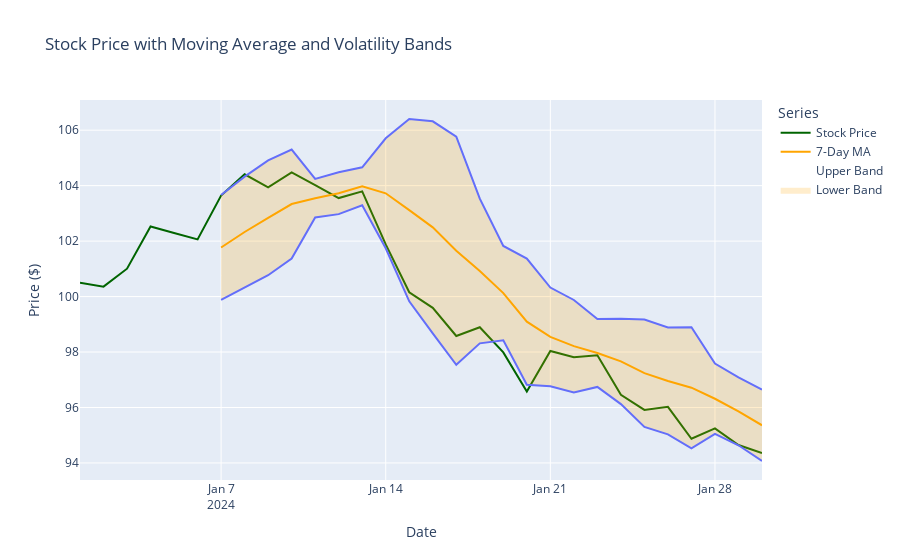

The code cell stored with this chart in its notebook:
### Code cell
import numpy as np

# Generate sample stock data
np.random.seed(42)
dates = pd.date_range(start='2024-01-01', periods=30)
price = 100 + np.cumsum(np.random.normal(0, 1, 30))
ma_7 = pd.Series(price).rolling(window=7).mean()
volatility = pd.Series(price).rolling(window=5).std() * 2

# Create a DataFrame
df = pd.DataFrame({
    'Date': dates,
    'Stock Price': price,
    '7-Day MA': ma_7,
    'Upper Band': ma_7 + volatility,
    'Lower Band': ma_7 - volatility
})

# Melt the DataFrame for Plotly Express
df_melted = df.melt(id_vars=['Date'], 
                     value_vars=['Stock Price', '7-Day MA', 'Upper Band', 'Lower Band'],
                     var_name='Series', value_name='Value')

# Create the figure using plotly express
fig = px.line(df_melted, 
              x='Date', 
              y='Value', 
              color='Series',
              title='Stock Price with Moving Average and Volatility Bands',
              labels={'Value':'Price ($)'})

# Fill the volatility band
fig.add_trace(px.line(df, x='Date', y='Upper Band').data[0])
fig.add_trace(px.line(df, x='Date', y='Lower Band').data[0])

fig.update_traces(fill='tonexty', selector=dict(name="Lower Band"), fillcolor='rgba(255, 165, 0, 0.2)')
fig.update_traces(line=dict(color='darkgreen', width=2), selector=dict(name="Stock Price"))
fig.update_traces(line=dict(color='orange', width=2), selector=dict(name="7-Day MA"))
fig.update_traces(line=dict(width=0), selector=dict(name="Upper Band"))
fig.update_traces(line=dict(width=0), selector=dict(name="Lower Band"))

# Update layout
fig.update_layout(
    hovermode='x unified'
)

fig.show()

### Figure 1 — Plotly figure (JSON) as saved in the notebook; plotly's stock layout.template omitted (floating-point values rounded to 4 significant figures)
{"data": [{"hovertemplate": "Series=Stock Price<br>Date=%{x}<br>Price ($)=%{y}<extra></extra>", "legendgroup": "Stock Price", "line": {"color": "darkgreen", "dash": "solid", "width": 2}, "marker": {"symbol": "circle"}, "mode": "lines", "name": "Stock Price", "orientation": "v", "showlegend": true, "type": "scatter", "x": ["2024-01-01T00:00:00", "2024-01-02T00:00:00", "2024-01-03T00:00:00", "2024-01-04T00:00:00", "2024-01-05T00:00:00", "2024-01-06T00:00:00", "2024-01-07T00:00:00", "2024-01-08T00:00:00", "2024-01-09T00:00:00", "2024-01-10T00:00:00", "2024-01-11T00:00:00", "2024-01-12T00:00:00", "2024-01-13T00:00:00", "2024-01-14T00:00:00", "2024-01-15T00:00:00", "2024-01-16T00:00:00", "2024-01-17T00:00:00", "2024-01-18T00:00:00", "2024-01-19T00:00:00", "2024-01-20T00:00:00", "2024-01-21T00:00:00", "2024-01-22T00:00:00", "2024-01-23T00:00:00", "2024-01-24T00:00:00", "2024-01-25T00:00:00", "2024-01-26T00:00:00", "2024-01-27T00:00:00", "2024-01-28T00:00:00", "2024-01-29T00:00:00", "2024-01-30T00:00:00"], "xaxis": "x", "y": [100.5, 100.4, 101.0, 102.5, 102.3, 102.1, 103.6, 104.4, 103.9, 104.5, 104.0, 103.6, 103.8, 101.9, 100.2, 99.59, 98.58, 98.89, 97.99, 96.57, 98.04, 97.81, 97.88, 96.46, 95.91, 96.02, 94.87, 95.25, 94.65, 94.36], "yaxis": "y"}, {"hovertemplate": "Series=7-Day MA<br>Date=%{x}<br>Price ($)=%{y}<extra></extra>", "legendgroup": "7-Day MA", "line": {"color": "orange", "dash": "solid", "width": 2}, "marker": {"symbol": "circle"}, "mode": "lines", "name": "7-Day MA", "orientation": "v", "showlegend": true, "type": "scatter", "x": ["2024-01-01T00:00:00", "2024-01-02T00:00:00", "2024-01-03T00:00:00", "2024-01-04T00:00:00", "2024-01-05T00:00:00", "2024-01-06T00:00:00", "2024-01-07T00:00:00", "2024-01-08T00:00:00", "2024-01-09T00:00:00", "2024-01-10T00:00:00", "2024-01-11T00:00:00", "2024-01-12T00:00:00", "2024-01-13T00:00:00", "2024-01-14T00:00:00", "2024-01-15T00:00:00", "2024-01-16T00:00:00", "2024-01-17T00:00:00", "2024-01-18T00:00:00", "2024-01-19T00:00:00", "2024-01-20T00:00:00", "2024-01-21T00:00:00", "2024-01-22T00:00:00", "2024-01-23T00:00:00", "2024-01-24T00:00:00", "2024-01-25T00:00:00", "2024-01-26T00:00:00", "2024-01-27T00:00:00", "2024-01-28T00:00:00", "2024-01-29T00:00:00", "2024-01-30T00:00:00"], "xaxis": "x", "y": [null, null, null, null, null, null, 101.8, 102.3, 102.8, 103.3, 103.5, 103.7, 104.0, 103.7, 103.1, 102.5, 101.7, 100.9, 100.1, 99.09, 98.55, 98.21, 97.97, 97.66, 97.24, 96.96, 96.71, 96.32, 95.86, 95.36], "yaxis": "y"}, {"hovertemplate": "Series=Upper Band<br>Date=%{x}<br>Price ($)=%{y}<extra></extra>", "legendgroup": "Upper Band", "line": {"color": "#00cc96", "dash": "solid", "width": 0}, "marker": {"symbol": "circle"}, "mode": "lines", "name": "Upper Band", "orientation": "v", "showlegend": true, "type": "scatter", "x": ["2024-01-01T00:00:00", "2024-01-02T00:00:00", "2024-01-03T00:00:00", "2024-01-04T00:00:00", "2024-01-05T00:00:00", "2024-01-06T00:00:00", "2024-01-07T00:00:00", "2024-01-08T00:00:00", "2024-01-09T00:00:00", "2024-01-10T00:00:00", "2024-01-11T00:00:00", "2024-01-12T00:00:00", "2024-01-13T00:00:00", "2024-01-14T00:00:00", "2024-01-15T00:00:00", "2024-01-16T00:00:00", "2024-01-17T00:00:00", "2024-01-18T00:00:00", "2024-01-19T00:00:00", "2024-01-20T00:00:00", "2024-01-21T00:00:00", "2024-01-22T00:00:00", "2024-01-23T00:00:00", "2024-01-24T00:00:00", "2024-01-25T00:00:00", "2024-01-26T00:00:00", "2024-01-27T00:00:00", "2024-01-28T00:00:00", "2024-01-29T00:00:00", "2024-01-30T00:00:00"], "xaxis": "x", "y": [null, null, null, null, null, null, 103.7, 104.3, 104.9, 105.3, 104.2, 104.5, 104.7, 105.7, 106.4, 106.3, 105.8, 103.5, 101.8, 101.4, 100.3, 99.88, 99.19, 99.2, 99.18, 98.88, 98.9, 97.58, 97.09, 96.65], "yaxis": "y"}, {"fill": "tonexty", "fillcolor": "rgba(255, 165, 0, 0.2)", "hovertemplate": "Series=Lower Band<br>Date=%{x}<br>Price ($)=%{y}<extra></extra>", "legendgroup": "Lower Band", "line": {"color": "#ab63fa", "dash": "solid", "width": 0}, "marker": {"symbol": "circle"}, "mode": "lines", "name": "Lower Band", "orientation": "v", "showlegend": true, "type": "scatter", "x": ["2024-01-01T00:00:00", "2024-01-02T00:00:00", "2024-01-03T00:00:00", "2024-01-04T00:00:00", "2024-01-05T00:00:00", "2024-01-06T00:00:00", "2024-01-07T00:00:00", "2024-01-08T00:00:00", "2024-01-09T00:00:00", "2024-01-10T00:00:00", "2024-01-11T00:00:00", "2024-01-12T00:00:00", "2024-01-13T00:00:00", "2024-01-14T00:00:00", "2024-01-15T00:00:00", "2024-01-16T00:00:00", "2024-01-17T00:00:00", "2024-01-18T00:00:00", "2024-01-19T00:00:00", "2024-01-20T00:00:00", "2024-01-21T00:00:00", "2024-01-22T00:00:00", "2024-01-23T00:00:00", "2024-01-24T00:00:00", "2024-01-25T00:00:00", "2024-01-26T00:00:00", "2024-01-27T00:00:00", "2024-01-28T00:00:00", "2024-01-29T00:00:00", "2024-01-30T00:00:00"], "xaxis": "x", "y": [null, null, null, null, null, null, 99.88, 100.3, 100.8, 101.4, 102.9, 103.0, 103.3, 101.7, 99.83, 98.67, 97.54, 98.31, 98.43, 96.82, 96.77, 96.55, 96.74, 96.12, 95.3, 95.03, 94.53, 95.05, 94.64, 94.07], "yaxis": "y"}, {"hovertemplate": "Date=%{x}<br>Upper Band=%{y}<extra></extra>", "legendgroup": "", "line": {"color": "#636efa", "dash": "solid"}, "marker": {"symbol": "circle"}, "mode": "lines", "name": "", "orientation": "v", "showlegend": false, "type": "scatter", "x": ["2024-01-01T00:00:00", "2024-01-02T00:00:00", "2024-01-03T00:00:00", "2024-01-04T00:00:00", "2024-01-05T00:00:00", "2024-01-06T00:00:00", "2024-01-07T00:00:00", "2024-01-08T00:00:00", "2024-01-09T00:00:00", "2024-01-10T00:00:00", "2024-01-11T00:00:00", "2024-01-12T00:00:00", "2024-01-13T00:00:00", "2024-01-14T00:00:00", "2024-01-15T00:00:00", "2024-01-16T00:00:00", "2024-01-17T00:00:00", "2024-01-18T00:00:00", "2024-01-19T00:00:00", "2024-01-20T00:00:00", "2024-01-21T00:00:00", "2024-01-22T00:00:00", "2024-01-23T00:00:00", "2024-01-24T00:00:00", "2024-01-25T00:00:00", "2024-01-26T00:00:00", "2024-01-27T00:00:00", "2024-01-28T00:00:00", "2024-01-29T00:00:00", "2024-01-30T00:00:00"], "xaxis": "x", "y": [null, null, null, null, null, null, 103.7, 104.3, 104.9, 105.3, 104.2, 104.5, 104.7, 105.7, 106.4, 106.3, 105.8, 103.5, 101.8, 101.4, 100.3, 99.88, 99.19, 99.2, 99.18, 98.88, 98.9, 97.58, 97.09, 96.65], "yaxis": "y"}, {"hovertemplate": "Date=%{x}<br>Lower Band=%{y}<extra></extra>", "legendgroup": "", "line": {"color": "#636efa", "dash": "solid"}, "marker": {"symbol": "circle"}, "mode": "lines", "name": "", "orientation": "v", "showlegend": false, "type": "scatter", "x": ["2024-01-01T00:00:00", "2024-01-02T00:00:00", "2024-01-03T00:00:00", "2024-01-04T00:00:00", "2024-01-05T00:00:00", "2024-01-06T00:00:00", "2024-01-07T00:00:00", "2024-01-08T00:00:00", "2024-01-09T00:00:00", "2024-01-10T00:00:00", "2024-01-11T00:00:00", "2024-01-12T00:00:00", "2024-01-13T00:00:00", "2024-01-14T00:00:00", "2024-01-15T00:00:00", "2024-01-16T00:00:00", "2024-01-17T00:00:00", "2024-01-18T00:00:00", "2024-01-19T00:00:00", "2024-01-20T00:00:00", "2024-01-21T00:00:00", "2024-01-22T00:00:00", "2024-01-23T00:00:00", "2024-01-24T00:00:00", "2024-01-25T00:00:00", "2024-01-26T00:00:00", "2024-01-27T00:00:00", "2024-01-28T00:00:00", "2024-01-29T00:00:00", "2024-01-30T00:00:00"], "xaxis": "x", "y": [null, null, null, null, null, null, 99.88, 100.3, 100.8, 101.4, 102.9, 103.0, 103.3, 101.7, 99.83, 98.67, 97.54, 98.31, 98.43, 96.82, 96.77, 96.55, 96.74, 96.12, 95.3, 95.03, 94.53, 95.05, 94.64, 94.07], "yaxis": "y"}], "layout": {"hovermode": "x unified", "legend": {"title": {"text": "Series"}, "tracegroupgap": 0}, "title": {"text": "Stock Price with Moving Average and Volatility Bands"}, "xaxis": {"anchor": "y", "domain": [0, 1], "title": {"text": "Date"}}, "yaxis": {"anchor": "x", "domain": [0, 1], "title": {"text": "Price ($)"}}}}
